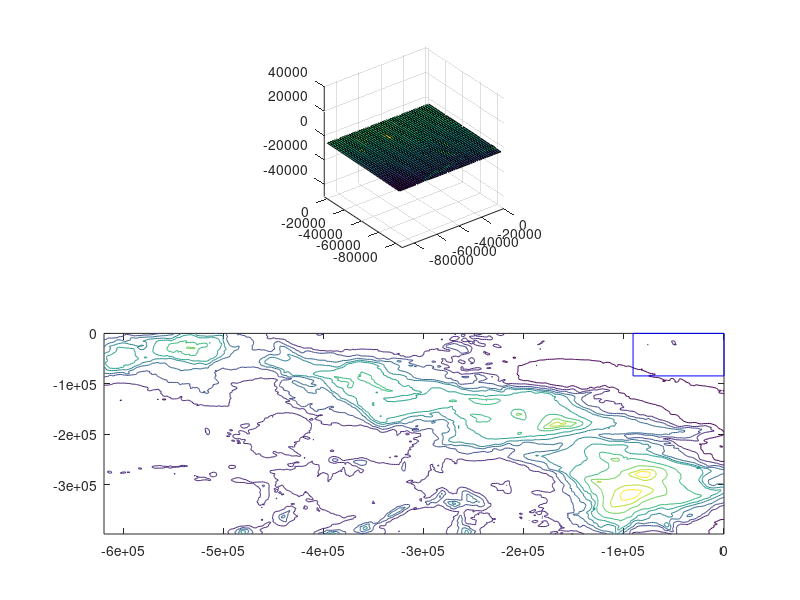

Source code (MATLAB): (Note: this script raises an error after producing the figure.)
function exploremap()
%EXPLOREMAP is an interactive 3D map of the main Hawaiian islands
% The EXPLOREMAP function takes in no inputs and returns no outputs
% It loads longitude, lattitude, and elevation data, creates a boundary
% box, and plots a surface which represents a section of overall terrain
% map. The terrain map is drawn in a subplot below the surface plot and
% shows the overall terrain along with the boundary lines that translate to
% the boundaries of the surface plot. Have fun...
%{
    Michael Kyzar
    ITP 168, Spring 2016
    HW 9  
    kyzar@usc.edu

    Revision History
Date        Changes         Programmer
------------------------------
11/16/2016  First Draft     Michael Kyzar
%}
%{
Side Note: If you would like an easier way to check whether the surface
plot matches up with contour and the blue box, 
uncomment the following:    32,92-108
and comment the following:  
%}

%load data
load('HW9.mat')
%we now have access to the variables X,Y ELEV

% % % Temp Test:
% ELEV(182:188,50:56)=10000;

earthRad=6371000;
%calculate the differences between each element in X and Y
dX=diff(X);
dY=diff(Y);

%create a vector of zeros
xMeter=zeros(1,335);
yMeter=zeros(230,1);

%calculate the values of the X and Y vectors in METERS
for n= 2:335 
    xMeter(n)=xMeter(n-1)+earthRad*tand(dX(n-1));
end
for b= 2:230
    yMeter(b)=yMeter(b-1)+earthRad*tand(dY(b-1));
end
%find dimensions of the ELEV variable to determine the number of rows and
%columns
[nRowGrid, nColGrid]= size(ELEV);
%determine boundary box size
bS=50;
%give starting and ending X and Y points
xBound=1:bS;
yBound=1:bS;
%build grid
[xGrid,yGrid]=meshgrid(xMeter,yMeter);
[xBGrid,yBGrid]=meshgrid(xBound,yBound);

%determine how many points to shift when we move
xShift=10;
yShift=10;
%create the vectors for the boundary box (two elements in each)
topX=[xMeter(xBound(1)),xMeter(xBound(bS))];    topY=[yMeter(yBound(bS)),yMeter(yBound(bS))];
botX=[xMeter(xBound(1)),xMeter(xBound(bS))];    botY=[yMeter(yBound(1)),yMeter(yBound(1))];
lefX=[xMeter(xBound(1)),xMeter(xBound(1))];     lefY=[yMeter(yBound(1)),yMeter(yBound(bS))];
rigX=[xMeter(xBound(bS)),xMeter(xBound(bS))];   rigY=[yMeter(yBound(1)),yMeter(yBound(bS))];
%plot first grid (use the value of the boundary box size)
posX=xMeter(xBGrid);
posY=yMeter(yBGrid);
posZ=ELEV(xBound,yBound);

subplot(2,1,1) 
surface=surf(posX,posY,posZ);
axis equal
%call subplot and plot the surface
%set the axis to equal

%call subplot and plot the contour and the boundary box
subplot(2,1,2) 
contour(xGrid,yGrid,ELEV,10)
hold on
lplot=plot(lefX,lefY,'b-');
rplot=plot(rigX,rigY,'b-');
tplot=plot(topX,topY,'b-');
bplot=plot(botX,botY,'b-');
hold off


% % subplot(2,2,1) 
% % surface=surf(posX,posY,posZ);
% % axis equal
% % %call subplot and plot the surface
% % %set the axis to equal
% % 
% % %call subplot and plot the contour and the boundary box
% % subplot(2,2,2) 
% % contour(xGrid,yGrid,ELEV,10)
% % hold on
% % lplot=plot(lefX,lefY,'b-');
% % rplot=plot(rigX,rigY,'b-');
% % tplot=plot(topX,topY,'b-');
% % bplot=plot(botX,botY,'b-');
% % hold off
% % subplot(2,2,3:4)
% % surf(xGrid,yGrid,ELEV)


%don't touch this stuff
set(gcf,'KeyPressFcn',@callback);
set(gcf,'CurrentCharacter','n');
while (true)
    choose = get(gcf,'CurrentCharacter');
    switch choose
        case 's'
            %the user wants to move south
            %write code here
            if(yBound(bS)+yShift)>nRowGrid
                yBound=(nRowGrid-bS+1):(nRowGrid);
            else
                yBound=yBound+yShift;
            end   
            %stop writing code here
        case 'w'
            %the user wants to move north
            %write code here
            if(yBound(1)-yShift)<1
                yBound=1:bS;
            else
                yBound=yBound-yShift;
            end
            %stop writing code here
        case 'a'
            %the user wants to move west
            %write code here
            if(xBound(bS)+xShift)>nColGrid
                xBound=(nColGrid-bS+1):(nColGrid);
            else
                xBound=xBound+xShift;
            end
            %stop writing code here
        case 'd'
            %the user wants to move east
            %write code here
            if(xBound(1)-xShift)<1
                xBound=1:bS;
            else
                xBound=xBound-xShift;
            end
            %stop writing code here
        case 'q'
            %user quits
            break;
    end
    set(gcf,'CurrentCharacter','n');
    %continue writing code here
    %calculate NEW boundary box X and Y values (for all 4 lines)
    
    % % For 3D Graph
    [xBGrid, yBGrid]=meshgrid(xBound,yBound);
    posX=xMeter(xBGrid);
    posY=yMeter(yBGrid);
    posZ=ELEV(yBound,xBound);
    % % For Contour Plot
    topX=[xMeter(xBound(1)),xMeter(xBound(bS))];    topY=[yMeter(yBound(bS)),yMeter(yBound(bS))];
    botX=[xMeter(xBound(1)),xMeter(xBound(bS))];    botY=[yMeter(yBound(1)),yMeter(yBound(1))];
    lefX=[xMeter(xBound(1)),xMeter(xBound(1))];     lefY=[yMeter(yBound(1)),yMeter(yBound(bS))];
    rigX=[xMeter(xBound(bS)),xMeter(xBound(bS))];   rigY=[yMeter(yBound(1)),yMeter(yBound(bS))];
    %use set function to set XData and YData for the boundary lines and the
    %surface plot

    set(surface,'XData',posX);  set(surface,'YData',posY);  set(surface,'ZData',posZ);
    
    set(tplot,'XData',topX);    set(tplot,'YData',topY);
    set(bplot,'XData',botX);    set(bplot,'YData',botY);
    set(lplot,'XData',lefX);    set(lplot,'YData',lefY);
    set(rplot,'XData',rigX);    set(rplot,'YData',rigY);
    
    hold off
    
    %call drawnow function
    drawnow;
end
end

%don't touch any of this.
function callback(hObject, callbackdata)

end

